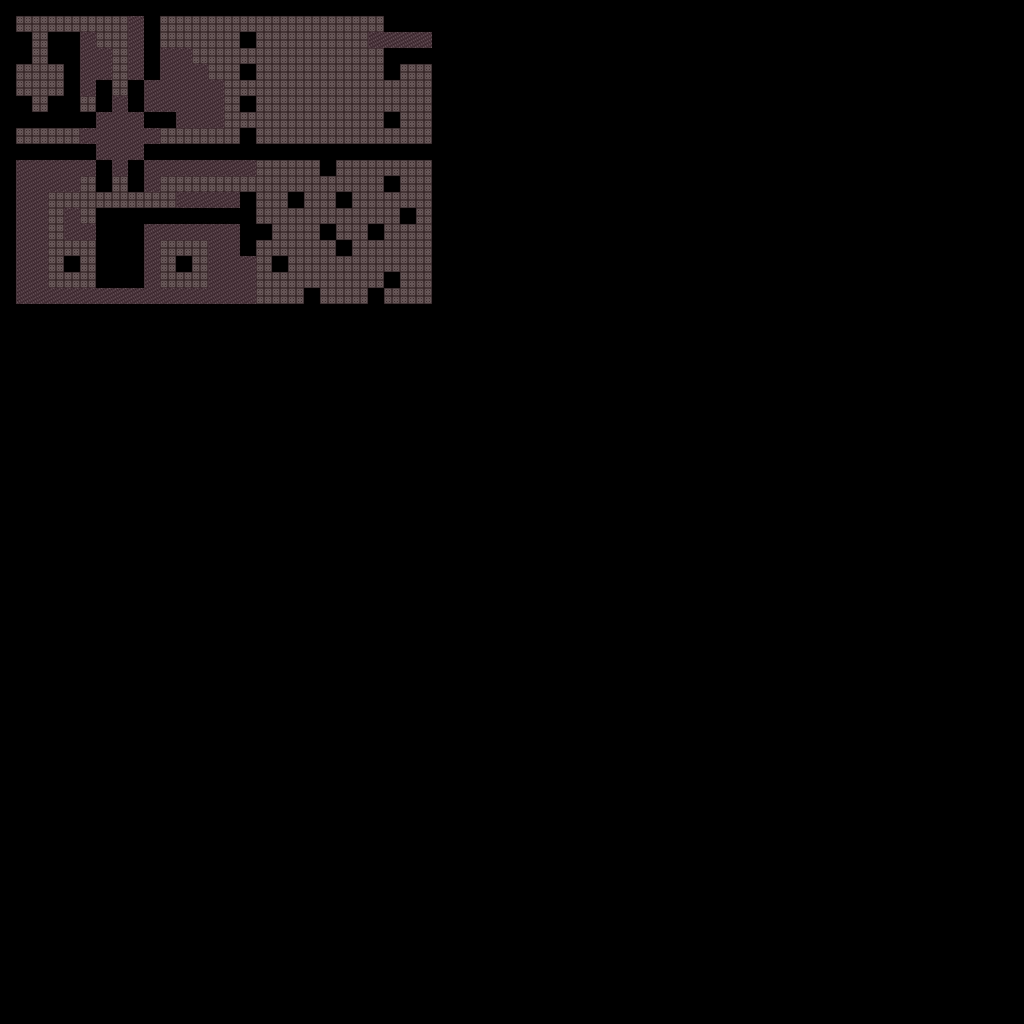

The image is a tile-based game level rendered from a .tmx file. Its description and source (layers, tilesets, objects; grid data summarised) follow:
An orthogonal 64x64 tile map with 16x16 px tiles, 1 tile layer (floor), 1 hidden layer not drawn, 2 tilesets and 121 objects (56x Skull, 45x wall, 12x door, 4x Key, Fireball, ...).

<map version="1.4" tiledversion="1.4.3" orientation="orthogonal" renderorder="right-down" width="64" height="64" tilewidth="16" tileheight="16" infinite="0" nextlayerid="11" nextobjectid="168">
 <tileset firstgid="1" source="atlas01.tsx" />
 <tileset firstgid="65" source="atlasEnemies.tsx" />
 <layer id="1" name="floor" width="64" height="64">
  <data>[4096 cells, 363 non-empty, 2 distinct tile ids]</data>
 </layer>
 <objectgroup id="8" name="zones" visible="0" />
 <layer id="2" name="ceiling" width="64" height="64" visible="0">
  <data>[4096 cells, 354 non-empty, 1 distinct tile ids]</data>
 </layer>
 <objectgroup id="4" name="doors">
  <object id="18" name="door" gid="14" x="112" y="112" width="16" height="16">
   <properties>
    <property name="direction" value="north" />
    <property name="keytype" type="int" value="1" />
    <property name="locked" type="bool" value="true" />
   </properties>
  </object>
  <object id="23" name="door" gid="14" x="96" y="400" width="16" height="16">
   <properties>
    <property name="direction" value="south" />
    <property name="keytype" type="int" value="4" />
    <property name="locked" type="bool" value="true" />
   </properties>
  </object>
  <object id="25" name="door" gid="14" x="80" y="144" width="16" height="16">
   <properties>
    <property name="direction" value="west" />
    <property name="keytype" type="int" value="2" />
    <property name="locked" type="bool" value="true" />
   </properties>
  </object>
  <object id="26" name="door" gid="14" x="144" y="144" width="16" height="16">
   <properties>
    <property name="direction" value="east" />
    <property name="keytype" type="int" value="3" />
    <property name="locked" type="bool" value="true" />
   </properties>
  </object>
  <object id="59" name="door" gid="14" x="32" y="112" width="16" height="16">
   <properties>
    <property name="direction" value="south" />
    <property name="keytype" type="int" value="0" />
    <property name="locked" type="bool" value="true" />
   </properties>
  </object>
  <object id="63" name="door" gid="14" x="32" y="64" width="16" height="16">
   <properties>
    <property name="direction" value="north" />
    <property name="keytype" type="int" value="0" />
    <property name="locked" type="bool" value="false" />
   </properties>
  </object>
  <object id="70" name="door" gid="14" x="128" y="368" width="16" height="16">
   <properties>
    <property name="direction" value="east" />
    <property name="keytype" type="int" value="1" />
    <property name="locked" type="bool" value="true" />
   </properties>
  </object>
  <object id="71" name="door" gid="14" x="128" y="384" width="16" height="16">
   <properties>
    <property name="direction" value="east" />
    <property name="keytype" type="int" value="2" />
    <property name="locked" type="bool" value="true" />
   </properties>
  </object>
  <object id="72" name="door" gid="14" x="128" y="400" width="16" height="16">
   <properties>
    <property name="direction" value="east" />
    <property name="keytype" type="int" value="3" />
    <property name="locked" type="bool" value="true" />
   </properties>
  </object>
  <object id="73" name="door" gid="14" x="128" y="416" width="16" height="16">
   <properties>
    <property name="direction" value="east" />
    <property name="keytype" type="int" value="4" />
    <property name="locked" type="bool" value="true" />
   </properties>
  </object>
  <object id="76" name="door" gid="14" x="112" y="176" width="16" height="16">
   <properties>
    <property name="direction" value="south" />
    <property name="keytype" type="int" value="0" />
    <property name="locked" type="bool" value="false" />
   </properties>
  </object>
  <object id="123" name="door" gid="14" x="400" y="48" width="16" height="16">
   <properties>
    <property name="direction" value="east" />
    <property name="keytype" type="int" value="4" />
    <property name="locked" type="bool" value="true" />
   </properties>
  </object>
 </objectgroup>
 <objectgroup id="5" name="enemies">
  <object id="38" name="Skull" gid="65" x="352" y="64" width="16" height="16">
   <properties>
    <property name="EnemyType" value="Skull" />
   </properties>
  </object>
  <object id="40" name="Fireball" gid="66" x="144" y="240" width="16" height="16">
   <properties>
    <property name="EnemyType" value="Fireball" />
   </properties>
  </object>
  <object id="49" name="Skull" gid="65" x="352" y="48" width="16" height="16">
   <properties>
    <property name="EnemyType" value="Skull" />
   </properties>
  </object>
  <object id="51" name="Skull" gid="65" x="352" y="80" width="16" height="16">
   <properties>
    <property name="EnemyType" value="Skull" />
   </properties>
  </object>
  <object id="52" name="Skull" gid="65" x="352" y="32" width="16" height="16">
   <properties>
    <property name="EnemyType" value="Skull" />
   </properties>
  </object>
  <object id="53" name="Skull" gid="65" x="48" y="256" width="16" height="16">
   <properties>
    <property name="EnemyType" value="Skull" />
   </properties>
  </object>
  <object id="64" name="Skull" gid="65" x="352" y="96" width="16" height="16">
   <properties>
    <property name="EnemyType" value="Skull" />
   </properties>
  </object>
  <object id="65" name="Skull" gid="65" x="352" y="112" width="16" height="16">
   <properties>
    <property name="EnemyType" value="Skull" />
   </properties>
  </object>
  <object id="74" name="Eye" gid="67" x="112" y="64" width="16" height="16">
   <properties>
    <property name="EnemyType" value="Eye" />
   </properties>
  </object>
  <object id="78" name="Skull" gid="65" x="48" y="192" width="16" height="16">
   <properties>
    <property name="EnemyType" value="Skull" />
   </properties>
  </object>
  <object id="79" name="Skull" gid="65" x="32" y="288" width="16" height="16">
   <properties>
    <property name="EnemyType" value="Skull" />
   </properties>
  </object>
  <object id="80" name="Skull" gid="65" x="80" y="288" width="16" height="16">
   <properties>
    <property name="EnemyType" value="Skull" />
   </properties>
  </object>
  <object id="104" name="Skull" gid="65" x="208" y="288" width="16" height="16">
   <properties>
    <property name="EnemyType" value="Skull" />
   </properties>
  </object>
  <object id="105" name="Skull" gid="65" x="416" y="288" width="16" height="16">
   <properties>
    <property name="EnemyType" value="Skull" />
   </properties>
  </object>
  <object id="106" name="Skull" gid="65" x="400" y="288" width="16" height="16">
   <properties>
    <property name="EnemyType" value="Skull" />
   </properties>
  </object>
  <object id="107" name="Skull" gid="65" x="416" y="304" width="16" height="16">
   <properties>
    <property name="EnemyType" value="Skull" />
   </properties>
  </object>
  <object id="108" name="Skull" gid="65" x="400" y="192" width="16" height="16">
   <properties>
    <property name="EnemyType" value="Skull" />
   </properties>
  </object>
  <object id="109" name="Skull" gid="65" x="352" y="208" width="16" height="16">
   <properties>
    <property name="EnemyType" value="Skull" />
   </properties>
  </object>
  <object id="114" name="Skull" gid="65" x="32" y="144" width="16" height="16">
   <properties>
    <property name="EnemyType" value="Skull" />
   </properties>
  </object>
  <object id="115" name="Skull" gid="65" x="48" y="144" width="16" height="16">
   <properties>
    <property name="EnemyType" value="Skull" />
   </properties>
  </object>
  </objectgroup>
 <objectgroup id="9" name="teleports">
  <!-- 2 objects omitted --></objectgroup>
 <objectgroup id="10" name="items">
  <!-- 4 objects omitted --></objectgroup>
 <objectgroup id="6" name="decorations" />
 <objectgroup id="7" name="rects">
  <!-- 45 objects omitted --></objectgroup>
</map>
<!-- 89 of 121 objects omitted -->
